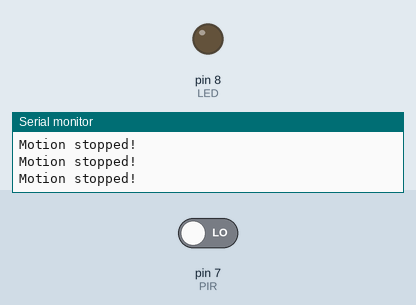
A sketch run on a simulated Arduino Uno, built with avr-gcc and run on an emulated ATmega328P. On the bench: output pins drawn as LEDs (lit = HIGH), the last lines printed to the serial monitor. The inputs (shaded band) are chosen by the test bench; at power-on: pin 7 (PIR) LOW.

Above: at 1.2 s.
1.3 s: pin 7 (PIR) driven HIGH
At 1.7 s:
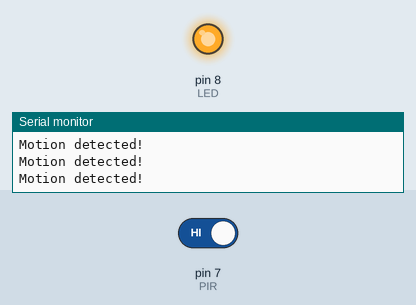
2.8 s: pin 7 (PIR) driven LOW
At 4.1 s:
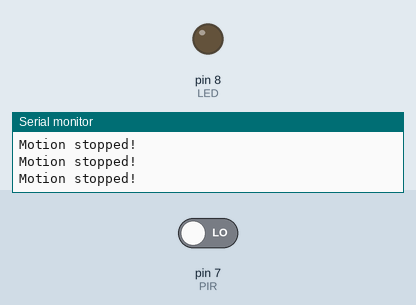
Timing chart, 0 to 5.8 s (numbered marks = the images above; inputs shaded):
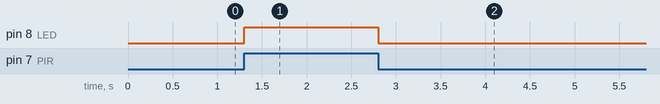

The sketch:

PIRSENSER.ino
```cpp
int PIR = 7;
int LED = 8;
void setup()
{
  Serial.begin(9600);
  pinMode(LED, OUTPUT);
  pinMode(PIR, INPUT);
}

void loop()
{
  if (digitalRead(PIR) == HIGH)
  {
    digitalWrite(LED, HIGH);
    Serial.println("Motion detected!");
    delay(100);
  }
  else
  {
    digitalWrite(LED, LOW);
    Serial.println("Motion stopped!");
    delay(100);
  }

}
```

Measured:
- after the input at 1.3 s, pin 8 (LED): LOW → HIGH at once
- after the input at 2.8 s, pin 8 (LED): HIGH → LOW at once
